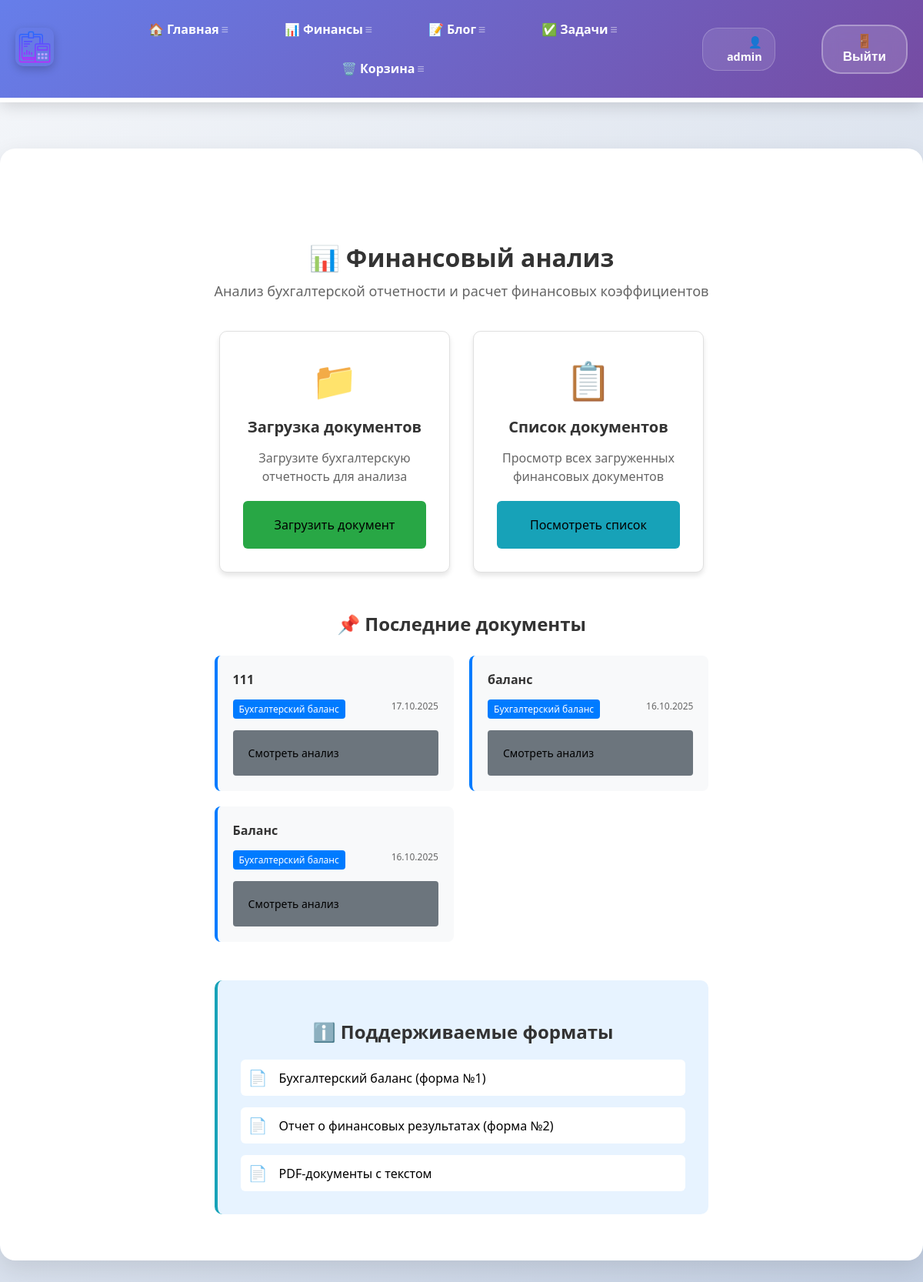
Before: /finance/financial_analysis/ (signed in) with the older database file.
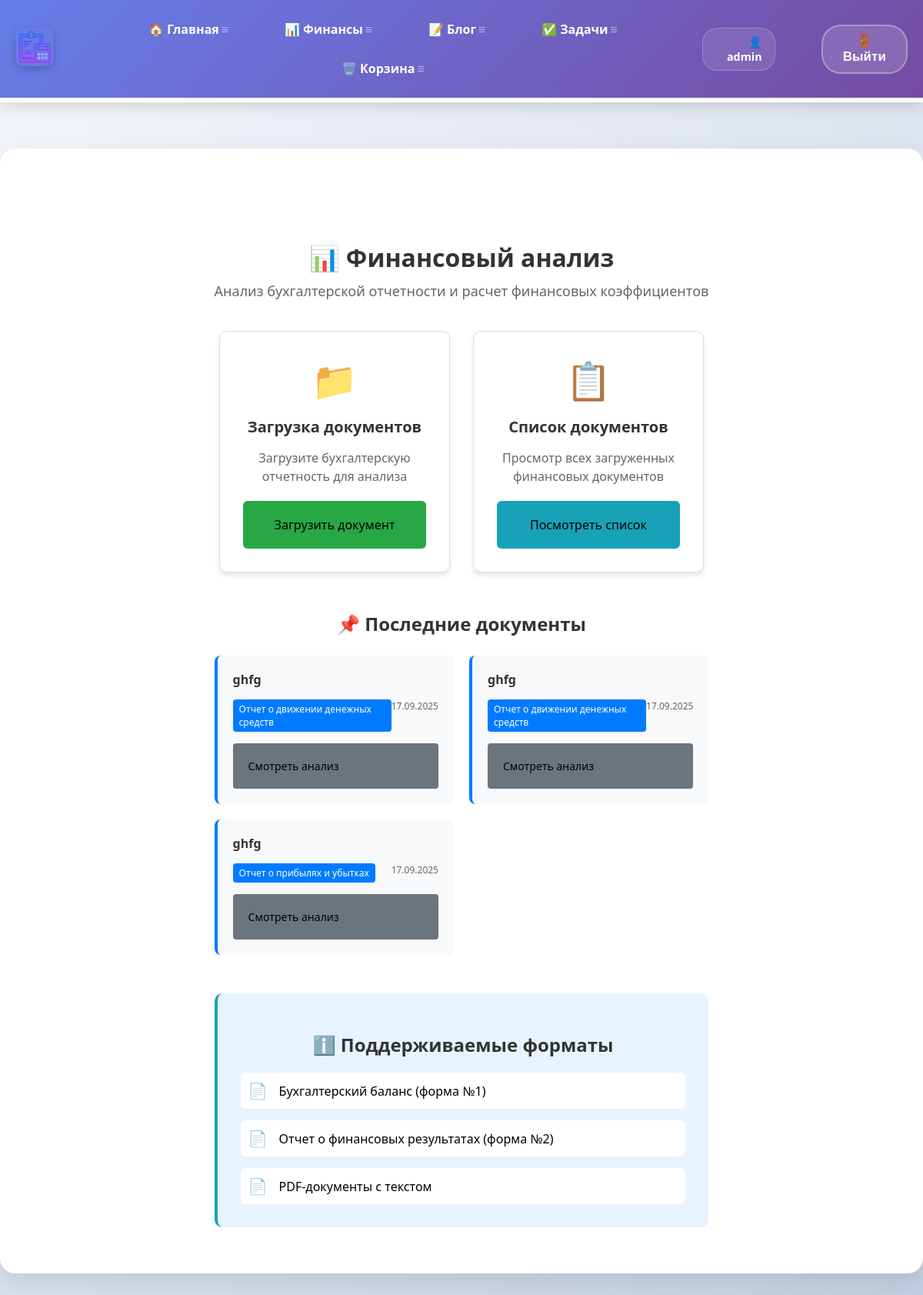
After: the same page with the newer database file.
### financial_analysis/models.py (models this page shows, shortened)
class FinancialDocument(models.Model):
    DOCUMENT_TYPES = [
        ('balance', 'Бухгалтерский баланс'),
        ('profit_loss', 'Отчет о прибылях и убытках'),
        ('cash_flow', 'Отчет о движении денежных средств'),  # ДОБАВЛЯЕМ
    ]
    user = models.ForeignKey(User, on_delete=models.CASCADE)
    title = models.CharField(max_length=200)
    document_type = models.CharField(max_length=20, choices=DOCUMENT_TYPES)
    pdf_file = models.FileField(upload_to='financial_docs/')
    upload_date = models.DateTimeField(auto_now_add=True)

### financial_analysis/views.py (the view)
# urls.py: path('financial_analysis/', views.financial_analysis_page, name='financial_analysis_page'),  # Новая страница
@login_required
def financial_analysis_page(request):
    recent_docs = FinancialDocument.objects.filter(user=request.user).order_by('-upload_date')[:3]
    return render(request, 'financial_analysis/financial_analysis.html', {
        'recent_docs': recent_docs
    })

### financial_analysis/templates/financial_analysis/financial_analysis.html (shortened to what this page needs)
{% extends 'skills/base.html' %}
{% load static %}
{% block content %}
<div class="financial-content">
    <h1>📊 Финансовый анализ</h1>
    <div class="financial-description">
        <p>Анализ бухгалтерской отчетности и расчет финансовых коэффициентов</p>
    </div>
    <div class="financial-actions">
        <div class="action-card">
            <div class="action-icon">📁</div>
            <h3>Загрузка документов</h3>
            <p>Загрузите бухгалтерскую отчетность для анализа</p>
            <a href="{% url 'financial_upload' %}" class="action-button upload-button">
                Загрузить документ
            </a>
        </div>
        <div class="action-card">
            <div class="action-icon">📋</div>
            <h3>Список документов</h3>
            <p>Просмотр всех загруженных финансовых документов</p>
            <a href="{% url 'financial_list' %}" class="action-button list-button">
                Посмотреть список
            </a>
        </div>
    </div>
    {% if user.is_authenticated %}
    <div class="recent-section">
        <h2>📌 Последние документы</h2>
        {% if recent_docs %}
            <div class="documents-grid">
                {% for doc in recent_docs %}
                <div class="document-item">
                    <h4>{{ doc.title }}</h4>
                    <div class="document-info">
                        <span class="doc-type">{{ doc.get_document_type_display }}</span>
                        <span class="doc-date">{{ doc.upload_date|date:"d.m.Y" }}</span>
                    </div>
                    <a href="{% url 'financial_results' doc.id %}" class="view-analysis-btn">
                        Смотреть анализ
                    </a>
                </div>
                {% endfor %}
            </div>
        {% else %}
            <p class="no-documents">Нет загруженных документов</p>
        {% endif %}
    </div>
    {% endif %}
    <div class="formats-info">
        <h2>ℹ️ Поддерживаемые форматы</h2>
        <div class="formats-list">
            <div class="format-item">
                <span class="format-icon">📄</span>
                <span>Бухгалтерский баланс (форма №1)</span>
            </div>
            <div class="format-item">
                <span class="format-icon">📄</span>
                <span>Отчет о финансовых результатах (форма №2)</span>
            </div>
            <div class="format-item">
                <span class="format-icon">📄</span>
                <span>PDF-документы с текстом</span>
            </div>
        </div>
    </div>
</div>
{% endblock %}

Changed rows visible on the page:
removed FinancialDocument: title "111", document_type "Бухгалтерский баланс", upload_date "17.10.2025"
removed FinancialDocument: title "баланс", document_type "Бухгалтерский баланс", upload_date "16.10.2025"
removed FinancialDocument: title "Баланс", document_type "Бухгалтерский баланс", upload_date "16.10.2025"
now on this page (row unchanged): FinancialDocument: title "ghfg", document_type "Отчет о движении денежных средств", upload_date "17.09.2025"
now on this page (row unchanged): FinancialDocument: title "ghfg", document_type "Отчет о движении денежных средств", upload_date "17.09.2025"
now on this page (row unchanged): FinancialDocument: title "ghfg", document_type "Отчет о прибылях и убытках", upload_date "17.09.2025"
